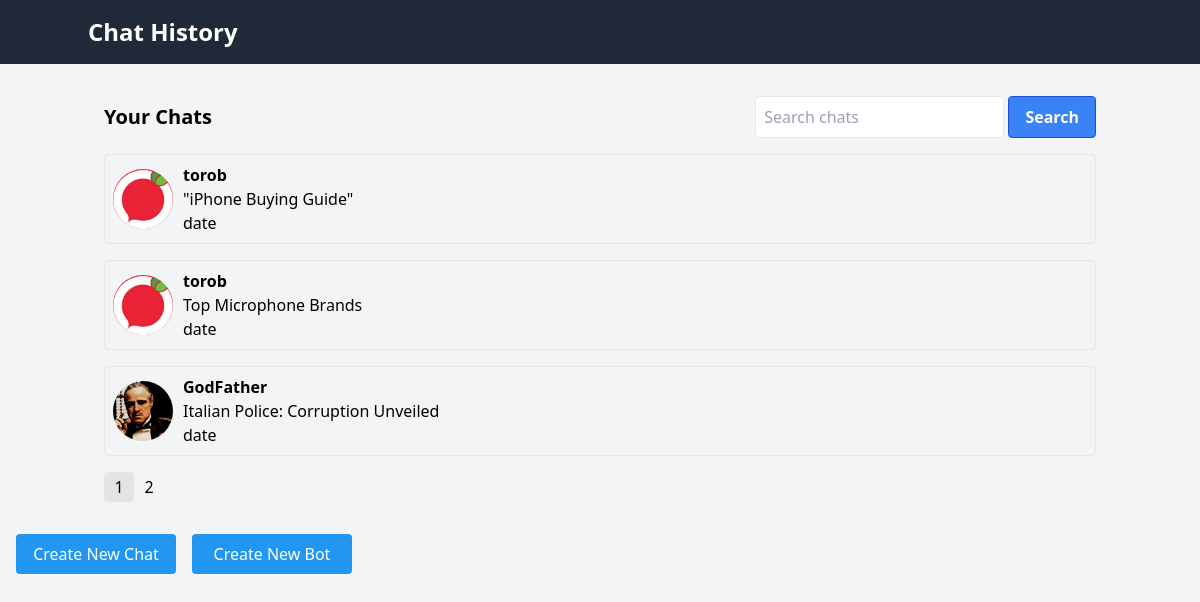
Screenshot of / (signed in) with the database file from the repository.
### torob/models.py (models this page shows, shortened)
class Conversation(models.Model):
    id = models.UUIDField(primary_key=True, default=uuid.uuid4, editable=False)
    name = models.CharField(max_length=40)
    user = models.ForeignKey(User, on_delete=models.CASCADE)
    chatbot = models.ForeignKey(ChatBot, on_delete=models.CASCADE)

class ChatBot(models.Model):
    id = models.AutoField(primary_key=True)
    creator = models.ForeignKey(User, on_delete=models.CASCADE)
    name = models.CharField(max_length=40)
    chat_conf = models.TextField(max_length=800)
    is_active = models.BooleanField(default=True)
    like_cnt = models.IntegerField(default=0)
    dislike_cnt = models.IntegerField(default=0)
    avatar = models.ImageField(upload_to=generate_filename,default="images/default.png")

### torob/views.py (the view)
# urls.py: path('', chat_list, name='chat_list'),
def chat_list(request):
    if not request.user.is_authenticated:
        return redirect('login')
    user = User.objects.get(email=request.user)
    user_conversations = Conversation.objects.filter(user=user)
    paginator = Paginator(user_conversations, 3)
    page_num = request.GET.get("page")
    if not page_num:
        page_num = 1
    page_obj = paginator.get_page(page_num)
    return render(request, "torob/chat-list.html",
                  {"count": paginator.num_pages, "page_obj": page_obj, "page_num": int(page_num)})

### torob/models.py (called while the page is built)
    def __str__(self):
        return self.email

### torob/templates/torob/chat-list.html (shortened to what this page needs)
<!DOCTYPE html>
<html lang="en">
  <head>
    <link
      href="https://cdn.jsdelivr.net/npm/tailwindcss@2.2.16/dist/tailwind.min.css"
      rel="stylesheet"
    />
  </head>
  <body class="bg-gray-100">
    <header class="bg-gray-800 text-white p-4">
      <div class="container mx-auto">
        <h1 class="text-2xl font-semibold">Chat History</h1>
      </div>
    </header>
    <div class="container mx-auto p-4 mt-4">
      <div class="flex justify-between items-center mb-4">
        <h2 class="text-xl font-semibold">Your Chats</h2>
        <div class="search-box">
          <input
            id="search-input"
            name="search-input"
            type="text"
            placeholder="Search chats"
            class="p-2 border rounded"
          />
          <button
            onclick="sendGetRequest()"
            type="button"
            class="bg-blue-500 hover:bg-blue-700 text-white font-bold py-2 px-4 border border-blue-700 rounded"
          >
            Search
          </button>
        </div>
      </div>
      <ul class="chat-list">
        {% for conversation in page_obj %}
        <li class="chat-item border rounded p-2 mb-4 hover:bg-gray-100">
          <a
            href="{% url 'chat_details'%}?id={{conversation.id}}"
            class="chat-link flex items-center"
          >
            <div
              class="chat-avatar"
              style="
                width: 60px;
                height: 60px;
                overflow: hidden;
                border-radius: 50%;
              "
            >
              <img
                src="{{ conversation.chatbot.avatar }}"
                alt="User 1"
                style="width: 100%; height: 100%; object-fit: cover"
              />
            </div>
            <div class="chat-details" style="margin-left: 10px">
              <b><h2 class="chat-title">{{ conversation.chatbot.name }}</h2></b>
              <p class="chat-preview">{{ conversation.name }}</p>
              <p class="chat-date">date</p>
            </div>
          </a>
        </li>
        {% endfor %}
      </ul>
      <div class="pagination flex space-x-2">
        <ul style="display: flex">
          {% for _ in ''|ljust:count %} {% if forloop.counter == page_num %}
          <li
            style="
              display: flex;
              align-items: center;
              justify-content: center;
              width: 30px;
              height: 30px;
              border-radius: 4px;
              background-color: #e5e4e2;
            "
          >
            <a href="?page={{ forloop.counter }}">{{ forloop.counter }}</a>
          </li>
          {% else %}
          <li
            style="
              display: flex;
              align-items: center;
              justify-content: center;
              width: 30px;
              height: 30px;
            "
          >
            <a href="?page={{ forloop.counter }}">{{ forloop.counter }}</a>
          </li>
          {% endif %} {% endfor %}
        </ul>
      </div>
    </div>
    <footer>
      <div style="display: flex; gap: 16px; padding: 16px">
        <button
          type="button"
          style="
            width: 160px;
            height: 40px;
            background-color: #2196f3;
            color: #ffffff;
            border-radius: 4px;
          "
          onclick="window.location.href='{% url 'create_chat' %}'"
        >
          Create New Chat
        </button>
        <button
          type="button"
          style="
            width: 160px;
            height: 40px;
            background-color: #2196f3;
            color: #ffffff;
            border-radius: 4px;
          "
          onclick="window.location.href='{% url 'create-bot' %}'"
        >
          Create New Bot
        </button>
      </div>
    </footer>
  </body>
</html>

### rows the page displays
Conversation: chatbot.avatar (picture), chatbot.name "torob", name "\"iPhone Buying Guide\""
Conversation: chatbot.avatar (picture), chatbot.name "torob", name "Top Microphone Brands"
Conversation: chatbot.avatar (picture), chatbot.name "GodFather", name "Italian Police: Corruption Unveiled"
